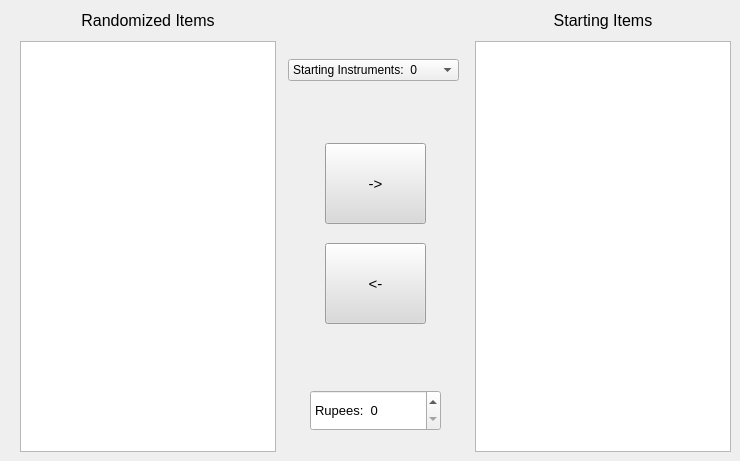
    <widget class="QWidget" name="tab_6">
     <attribute name="title">
      <string>Starting Items</string>
     </attribute>
     <widget class="QListWidget" name="listWidget_5">
      <property name="geometry">
       <rect>
        <x>20</x>
        <y>41</y>
        <width>256</width>
        <height>411</height>
       </rect>
      </property>
      <property name="font">
       <font>
        <pointsize>9</pointsize>
       </font>
      </property>
      <property name="frameShape">
       <enum>QFrame::StyledPanel</enum>
      </property>
      <property name="frameShadow">
       <enum>QFrame::Sunken</enum>
      </property>
      <property name="alternatingRowColors">
       <bool>false</bool>
      </property>
      <property name="selectionMode">
       <enum>QAbstractItemView::ExtendedSelection</enum>
      </property>
      <property name="uniformItemSizes">
       <bool>true</bool>
      </property>
      <property name="sortingEnabled">
       <bool>true</bool>
      </property>
     </widget>
     <widget class="QLabel" name="label_12">
      <property name="geometry">
       <rect>
        <x>20</x>
        <y>5</y>
        <width>256</width>
        <height>31</height>
       </rect>
      </property>
      <property name="sizePolicy">
       <sizepolicy hsizetype="Fixed" vsizetype="Fixed">
        <horstretch>0</horstretch>
        <verstretch>0</verstretch>
       </sizepolicy>
      </property>
      <property name="minimumSize">
       <size>
        <width>75</width>
        <height>23</height>
       </size>
      </property>
      <property name="font">
       <font>
        <pointsize>12</pointsize>
        <italic>false</italic>
        <bold>false</bold>
       </font>
      </property>
      <property name="frameShape">
       <enum>QFrame::NoFrame</enum>
      </property>
      <property name="frameShadow">
       <enum>QFrame::Plain</enum>
      </property>
      <property name="text">
       <string>Randomized Items</string>
      </property>
      <property name="textFormat">
       <enum>Qt::PlainText</enum>
      </property>
      <property name="alignment">
       <set>Qt::AlignCenter</set>
      </property>
      <property name="wordWrap">
       <bool>false</bool>
      </property>
     </widget>
     <widget class="QPushButton" name="includeButton_3">
      <property name="geometry">
       <rect>
        <x>325</x>
        <y>243</y>
        <width>101</width>
        <height>81</height>
       </rect>
      </property>
      <property name="font">
       <font>
        <pointsize>11</pointsize>
        <bold>false</bold>
       </font>
      </property>
      <property name="autoFillBackground">
       <bool>false</bool>
      </property>
      <property name="styleSheet">
       <string notr="true">background-color: rgb(218, 218, 218);</string>
      </property>
      <property name="text">
       <string>&lt;-</string>
      </property>
     </widget>
     <widget class="QLabel" name="label_13">
      <property name="geometry">
       <rect>
        <x>475</x>
        <y>5</y>
        <width>256</width>
        <height>31</height>
       </rect>
      </property>
      <property name="sizePolicy">
       <sizepolicy hsizetype="Fixed" vsizetype="Fixed">
        <horstretch>0</horstretch>
        <verstretch>0</verstretch>
       </sizepolicy>
      </property>
      <property name="minimumSize">
       <size>
        <width>75</width>
        <height>23</height>
       </size>
      </property>
      <property name="font">
       <font>
        <pointsize>12</pointsize>
        <italic>false</italic>
        <bold>false</bold>
       </font>
      </property>
      <property name="frameShape">
       <enum>QFrame::NoFrame</enum>
      </property>
      <property name="frameShadow">
       <enum>QFrame::Plain</enum>
      </property>
      <property name="text">
       <string>Starting Items</string>
      </property>
      <property name="textFormat">
       <enum>Qt::PlainText</enum>
      </property>
      <property name="alignment">
       <set>Qt::AlignCenter</set>
      </property>
      <property name="wordWrap">
       <bool>false</bool>
      </property>
     </widget>
     <widget class="QPushButton" name="excludeButton_3">
      <property name="geometry">
       <rect>
        <x>325</x>
        <y>143</y>
        <width>101</width>
        <height>81</height>
       </rect>
      </property>
      <property name="font">
       <font>
        <pointsize>11</pointsize>
        <bold>false</bold>
       </font>
      </property>
      <property name="autoFillBackground">
       <bool>false</bool>
      </property>
      <property name="styleSheet">
       <string notr="true">background-color: rgb(218, 218, 218);</string>
      </property>
      <property name="text">
       <string>-&gt;</string>
      </property>
     </widget>
     <widget class="QListWidget" name="listWidget_6">
      <property name="geometry">
       <rect>
        <x>475</x>
        <y>41</y>
        <width>256</width>
        <height>411</height>
       </rect>
      </property>
      <property name="font">
       <font>
        <pointsize>9</pointsize>
       </font>
      </property>
      <property name="alternatingRowColors">
       <bool>false</bool>
      </property>
      <property name="selectionMode">
       <enum>QAbstractItemView::ExtendedSelection</enum>
      </property>
      <property name="uniformItemSizes">
       <bool>true</bool>
      </property>
      <property name="sortingEnabled">
       <bool>true</bool>
      </property>
     </widget>
     <widget class="QComboBox" name="instrumentsComboBox">
      <property name="geometry">
       <rect>
        <x>288</x>
        <y>59</y>
        <width>171</width>
        <height>22</height>
       </rect>
      </property>
      <property name="whatsThis">
       <string>This lets you choose a number of random instruments to start with&lt;br&gt;&lt;/br&gt;Manually selected instruments will be placed in the random selection</string>
      </property>
      <property name="editable">
       <bool>false</bool>
      </property>
      <property name="currentIndex">
       <number>0</number>
      </property>
      <property name="placeholderText">
       <string/>
      </property>
      <item>
       <property name="text">
        <string>Starting Instruments:  0</string>
       </property>
      </item>
      <item>
       <property name="text">
        <string>Starting Instruments:  1</string>
       </property>
      </item>
      <item>
       <property name="text">
        <string>Starting Instruments:  2</string>
       </property>
      </item>
      <item>
       <property name="text">
        <string>Starting Instruments:  3</string>
       </property>
      </item>
      <item>
       <property name="text">
        <string>Starting Instruments:  4</string>
       </property>
      </item>
      <item>
       <property name="text">
        <string>Starting Instruments:  5</string>
       </property>
      </item>
      <item>
       <property name="text">
        <string>Starting Instruments:  6</string>
       </property>
      </item>
      <item>
       <property name="text">
        <string>Starting Instruments:  7</string>
       </property>
      </item>
      <item>
       <property name="text">
        <string>Starting Instruments:  8</string>
       </property>
      </item>
     </widget>
     <widget class="QSpinBox" name="rupeesSpinBox">
      <property name="geometry">
       <rect>
        <x>310</x>
        <y>390</y>
        <width>131</width>
        <height>41</height>
       </rect>
      </property>
      <property name="font">
       <font>
        <pointsize>10</pointsize>
       </font>
      </property>
      <property name="whatsThis">
       <string>This lets you choose how many rupees to start with</string>
      </property>
      <property name="suffix">
       <string/>
      </property>
      <property name="prefix">
       <string>Rupees:  </string>
      </property>
      <property name="maximum">
       <number>9999</number>
      </property>
      <property name="value">
       <number>0</number>
      </property>
     </widget>
    </widget>
